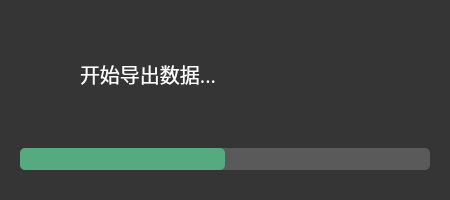
<?xml version="1.0" encoding="UTF-8"?>
<ui version="4.0">
 <class>WaitDialog</class>
 <widget class="QDialog" name="WaitDialog">
  <property name="geometry">
   <rect>
    <x>0</x>
    <y>0</y>
    <width>450</width>
    <height>200</height>
   </rect>
  </property>
  <property name="windowTitle">
   <string>Dialog</string>
  </property>
  <property name="styleSheet">
   <string notr="true">#WaitDialog
{	
	background-color: rgb(53, 53, 53);
}

QProgressBar
{
    border: none;
    color: white;
    text-align: center;
    background: rgb(90, 90, 90);
    border-radius:5px;
}

QProgressBar::chunk 
{
    border: none;
    background: rgb(85, 170, 127);
    border-radius:5px;
}

#label_2
{
	max-width:60px;
}

#label
{	
	color: rgb(255, 255, 255);
}</string>
  </property>
  <layout class="QVBoxLayout" name="verticalLayout">
   <property name="spacing">
    <number>0</number>
   </property>
   <property name="leftMargin">
    <number>0</number>
   </property>
   <property name="topMargin">
    <number>0</number>
   </property>
   <property name="rightMargin">
    <number>0</number>
   </property>
   <property name="bottomMargin">
    <number>0</number>
   </property>
   <item>
    <layout class="QGridLayout" name="gridLayout">
     <property name="leftMargin">
      <number>20</number>
     </property>
     <property name="topMargin">
      <number>0</number>
     </property>
     <property name="rightMargin">
      <number>20</number>
     </property>
     <property name="bottomMargin">
      <number>30</number>
     </property>
     <item row="0" column="0">
      <widget class="QLabel" name="label_2">
       <property name="text">
        <string/>
       </property>
       <property name="pixmap">
        <pixmap resource="res.qrc">:/res/pic/notice.png</pixmap>
       </property>
       <property name="alignment">
        <set>Qt::AlignLeading|Qt::AlignLeft|Qt::AlignVCenter</set>
       </property>
      </widget>
     </item>
     <item row="0" column="1">
      <widget class="QLabel" name="label">
       <property name="font">
        <font>
         <family>黑体</family>
         <pointsize>15</pointsize>
        </font>
       </property>
       <property name="text">
        <string>开始导出数据...</string>
       </property>
       <property name="scaledContents">
        <bool>false</bool>
       </property>
       <property name="alignment">
        <set>Qt::AlignLeading|Qt::AlignLeft|Qt::AlignVCenter</set>
       </property>
      </widget>
     </item>
     <item row="1" column="0" colspan="2">
      <widget class="QProgressBar" name="progressBar">
       <property name="maximum">
        <number>0</number>
       </property>
       <property name="value">
        <number>-1</number>
       </property>
       <property name="alignment">
        <set>Qt::AlignCenter</set>
       </property>
       <property name="textVisible">
        <bool>false</bool>
       </property>
      </widget>
     </item>
    </layout>
   </item>
  </layout>
 </widget>
 <resources>
  <include location="res.qrc"/>
 </resources>
 <connections/>
</ui>
